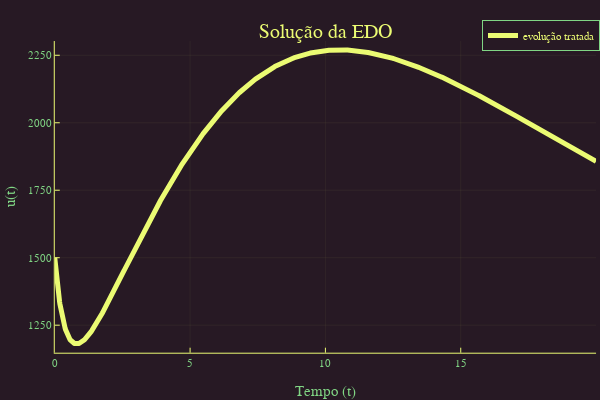

This figure's notebook cell:
### Markdown cell above
<p> Caso a populão seja maior que a capacidade máxima k</p>

### Code cell
#população acima do limite
using DifferentialEquations
r = 2
k = 1000
g = 0.3
c0 = 2*log(0.8)
#Equação do modelo
f(n,p,t) = -r*n*log(n/k)-c0*t*exp(-0.1*t)*n
#Condições iniciais
u0 = 1500
range = (0.0,20.0)
prob = ODEProblem(f,u0,range)
sol = solve(prob, Tsit5(), reltol=1e-8, abstol=1e-8)
#Plotagem do Modelo
using Plots
plotly()
plot(sol,linewidth=5,title="Solução da EDO",
xaxis="Tempo (t)",yaxis="u(t)",label="evolução tratada")

### Figure 1 — Plotly figure (JSON) as saved in the notebook; plotly's stock layout.template omitted (floating-point values rounded to 4 significant figures; data arrays with more than 128 entries replaced by an {"elided": "..."} marker saying what was removed)
{"data": [{"colorbar": {"title": ""}, "legendgroup": "evolução tratada", "line": {"color": "rgba(235, 251, 115, 1.000)", "dash": "solid", "shape": "linear", "width": 5}, "mode": "lines", "name": "evolução tratada", "showlegend": true, "type": "scatter", "x": {"elided": "1460 float values"}, "xaxis": "x", "y": {"elided": "1460 float values"}, "yaxis": "y", "zmax": null, "zmin": null}], "layout": {"annotations": [{"font": {"color": "rgba(235, 251, 115, 1.000)", "family": "sans-serif", "size": 20}, "rotation": 0, "showarrow": false, "text": "Solução da EDO", "x": 0.5424, "xanchor": "center", "xref": "paper", "y": 1, "yanchor": "top", "yref": "paper"}], "height": 400, "legend": {"bgcolor": "rgba(39, 25, 36, 1.000)", "bordercolor": "rgba(128, 213, 132, 1.000)", "borderwidth": 1, "font": {"color": "rgba(235, 251, 115, 1.000)", "family": "sans-serif", "size": 11}, "title": {"font": {"color": "rgba(235, 251, 115, 1.000)", "family": "sans-serif", "size": 15}, "text": ""}, "tracegroupgap": 0, "traceorder": "normal", "x": 1, "xanchor": "auto", "y": 1, "yanchor": "auto"}, "margin": {"b": 20, "l": 0, "r": 0, "t": 20}, "paper_bgcolor": "rgba(39, 25, 36, 1.000)", "plot_bgcolor": "rgba(39, 25, 36, 1.000)", "showlegend": true, "width": 600, "xaxis": {"anchor": "y", "domain": [0.09128, 0.9934], "gridcolor": "rgba(235, 251, 115, 0.100)", "gridwidth": 0.5, "linecolor": "rgba(235, 251, 115, 1.000)", "mirror": false, "range": [0, 20], "showgrid": true, "showline": true, "showticklabels": true, "tickangle": 0, "tickcolor": "rgb(235, 251, 115)", "tickfont": {"color": "rgba(128, 213, 132, 1.000)", "family": "sans-serif", "size": 11}, "tickmode": "array", "ticks": "inside", "ticktext": ["0", "5", "10", "15", "20"], "tickvals": [0, 5, 10, 15, 20], "title": "Tempo (t)", "titlefont": {"color": "rgba(128, 213, 132, 1.000)", "family": "sans-serif", "size": 15}, "type": "-", "visible": true, "zeroline": false, "zerolinecolor": "rgba(235, 251, 115, 1.000)"}, "yaxis": {"anchor": "x", "domain": [0.07581, 0.9415], "gridcolor": "rgba(235, 251, 115, 0.100)", "gridwidth": 0.5, "linecolor": "rgba(235, 251, 115, 1.000)", "mirror": false, "range": [1148.0, 2303.0], "showgrid": true, "showline": true, "showticklabels": true, "tickangle": 0, "tickcolor": "rgb(235, 251, 115)", "tickfont": {"color": "rgba(128, 213, 132, 1.000)", "family": "sans-serif", "size": 11}, "tickmode": "array", "ticks": "inside", "ticktext": ["1250", "1500", "1750", "2000", "2250"], "tickvals": [1250, 1500, 1750, 2000, 2250], "title": "u(t)", "titlefont": {"color": "rgba(128, 213, 132, 1.000)", "family": "sans-serif", "size": 15}, "type": "-", "visible": true, "zeroline": false, "zerolinecolor": "rgba(235, 251, 115, 1.000)"}}}
